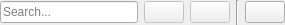
<?xml version="1.0" encoding="UTF-8"?>
<ui version="4.0">
 <class>SearchBar</class>
 <widget class="QWidget" name="SearchBar">
  <property name="geometry">
   <rect>
    <x>0</x>
    <y>0</y>
    <width>285</width>
    <height>25</height>
   </rect>
  </property>
  <property name="sizePolicy">
   <sizepolicy hsizetype="Preferred" vsizetype="Maximum">
    <horstretch>0</horstretch>
    <verstretch>0</verstretch>
   </sizepolicy>
  </property>
  <property name="windowTitle">
   <string>Search bar</string>
  </property>
  <property name="autoFillBackground">
   <bool>true</bool>
  </property>
  <layout class="QHBoxLayout" name="horizontalLayout">
   <property name="leftMargin">
    <number>0</number>
   </property>
   <property name="topMargin">
    <number>0</number>
   </property>
   <property name="rightMargin">
    <number>0</number>
   </property>
   <property name="bottomMargin">
    <number>0</number>
   </property>
   <item>
    <widget class="QLineEdit" name="lineEdit">
     <property name="minimumSize">
      <size>
       <width>107</width>
       <height>0</height>
      </size>
     </property>
     <property name="placeholderText">
      <string>Search...</string>
     </property>
    </widget>
   </item>
   <item>
    <widget class="QPushButton" name="prevButton">
     <property name="enabled">
      <bool>false</bool>
     </property>
     <property name="toolTip">
      <string>Previous</string>
     </property>
     <property name="text">
      <string/>
     </property>
     <property name="icon">
      <iconset theme="QIcon::ThemeIcon::GoPrevious"/>
     </property>
    </widget>
   </item>
   <item>
    <widget class="QPushButton" name="nextButton">
     <property name="enabled">
      <bool>false</bool>
     </property>
     <property name="toolTip">
      <string>Next</string>
     </property>
     <property name="text">
      <string/>
     </property>
     <property name="icon">
      <iconset theme="QIcon::ThemeIcon::GoNext"/>
     </property>
    </widget>
   </item>
   <item>
    <widget class="Line" name="line">
     <property name="orientation">
      <enum>Qt::Orientation::Vertical</enum>
     </property>
    </widget>
   </item>
   <item>
    <widget class="QPushButton" name="closeButton">
     <property name="toolTip">
      <string>Hide this search bar</string>
     </property>
     <property name="text">
      <string/>
     </property>
     <property name="icon">
      <iconset theme="QIcon::ThemeIcon::WindowClose"/>
     </property>
    </widget>
   </item>
  </layout>
 </widget>
 <resources/>
 <connections>
  <connection>
   <sender>closeButton</sender>
   <signal>clicked()</signal>
   <receiver>SearchBar</receiver>
   <slot>hide()</slot>
   <hints>
    <hint type="sourcelabel">
     <x>240</x>
     <y>11</y>
    </hint>
    <hint type="destinationlabel">
     <x>128</x>
     <y>12</y>
    </hint>
   </hints>
  </connection>
  <connection>
   <sender>lineEdit</sender>
   <signal>returnPressed()</signal>
   <receiver>nextButton</receiver>
   <slot>click()</slot>
   <hints>
    <hint type="sourcelabel">
     <x>77</x>
     <y>12</y>
    </hint>
    <hint type="destinationlabel">
     <x>218</x>
     <y>11</y>
    </hint>
   </hints>
  </connection>
 </connections>
</ui>
